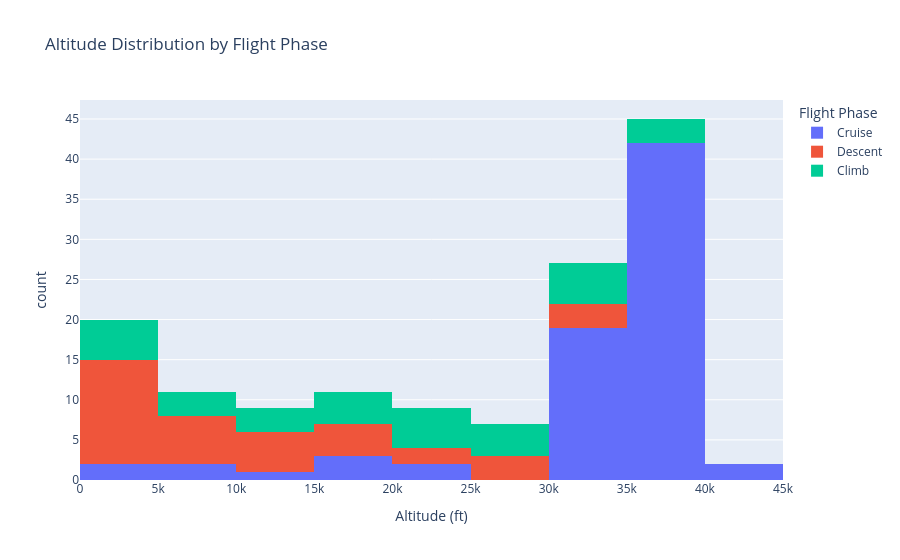

Here is the notebook cell this chart was saved with:
### Code cell
fig = px.histogram(
    df,
    x="altitude_ft",
    color="flight_phase",
    title="Altitude Distribution by Flight Phase",
    labels={
        "altitude_ft": "Altitude (ft)",
        "flight_phase": "Flight Phase",
        "count": "Flight Count"},
)


fig.show()

### Figure 1 — Plotly figure (JSON) as saved in the notebook; plotly's stock layout.template omitted (floating-point values rounded to 4 significant figures)
{"data": [{"bingroup": "x", "hovertemplate": "Flight Phase=Cruise<br>Altitude (ft)=%{x}<br>count=%{y}<extra></extra>", "legendgroup": "Cruise", "marker": {"color": "#636efa", "pattern": {"shape": ""}}, "name": "Cruise", "orientation": "v", "showlegend": true, "type": "histogram", "x": [33000.0, 20000.0, 38980.0, 37020.0, 33000.0, 37000.0, 36000.0, 36000.0, 8625.0, 38950.0, 41000.0, 38980.0, 36000.0, 32950.0, 34980.0, 33000.0, 34020.0, 37000.0, 35000.0, 36000.0, 300.0, 36000.0, 39000.0, 36000.0, 37000.0, 33000.0, 36000.0, 36020.0, 33000.0, 30000.0, 9825.0, 35000.0, 36000.0, 37020.0, 35000.0, 37000.0, 33950.0, 32980.0, 37000.0, 4900.0, 39000.0, 37000.0, 37000.0, 30000.0, 36980.0, 37000.0, 20380.0, 38000.0, 13100.0, 39000.0, 38000.0, 39000.0, 36000.0, 30000.0, 15020.0, 33950.0, 34020.0, 17050.0, 16080.0, 35000.0, 37000.0, 37000.0, 31000.0, 35950.0, 35000.0, 34980.0, 34000.0, 35000.0, 35020.0, 40000.0, 34980.0, 37000.0, 35000.0], "xaxis": "x", "yaxis": "y"}, {"bingroup": "x", "hovertemplate": "Flight Phase=Descent<br>Altitude (ft)=%{x}<br>count=%{y}<extra></extra>", "legendgroup": "Descent", "marker": {"color": "#EF553B", "pattern": {"shape": ""}}, "name": "Descent", "orientation": "v", "showlegend": true, "type": "histogram", "x": [30920.0, 24100.0, 4900.0, 4125.0, 1150.0, 3100.0, 2850.0, 11450.0, 7750.0, 6525.0, 17080.0, 2050.0, 8675.0, 26800.0, 13300.0, 16050.0, 27680.0, 24900.0, 2675.0, 825.0, 7300.0, 2350.0, 8875.0, 3125.0, 4200.0, 1525.0, 2800.0, 12850.0, 17720.0, 19700.0, 32980.0, 25650.0, 31700.0, 11550.0, 8200.0, 14650.0], "xaxis": "x", "yaxis": "y"}, {"bingroup": "x", "hovertemplate": "Flight Phase=Climb<br>Altitude (ft)=%{x}<br>count=%{y}<extra></extra>", "legendgroup": "Climb", "marker": {"color": "#00cc96", "pattern": {"shape": ""}}, "name": "Climb", "orientation": "v", "showlegend": true, "type": "histogram", "x": [26220.0, 19650.0, 21980.0, 21120.0, 15520.0, 10280.0, 15420.0, 35750.0, 28020.0, 3300.0, 33450.0, 28180.0, 35280.0, 20250.0, 23450.0, 30120.0, 22720.0, 11450.0, 4575.0, 31720.0, 4650.0, 9475.0, 30750.0, 5225.0, 9000.0, 27350.0, 35800.0, 3900.0, 30500.0, 11500.0, 18300.0, 4775.0], "xaxis": "x", "yaxis": "y"}], "layout": {"barmode": "relative", "legend": {"title": {"text": "Flight Phase"}, "tracegroupgap": 0}, "title": {"text": "Altitude Distribution by Flight Phase"}, "xaxis": {"anchor": "y", "domain": [0, 1], "title": {"text": "Altitude (ft)"}}, "yaxis": {"anchor": "x", "domain": [0, 1], "title": {"text": "count"}}}}
